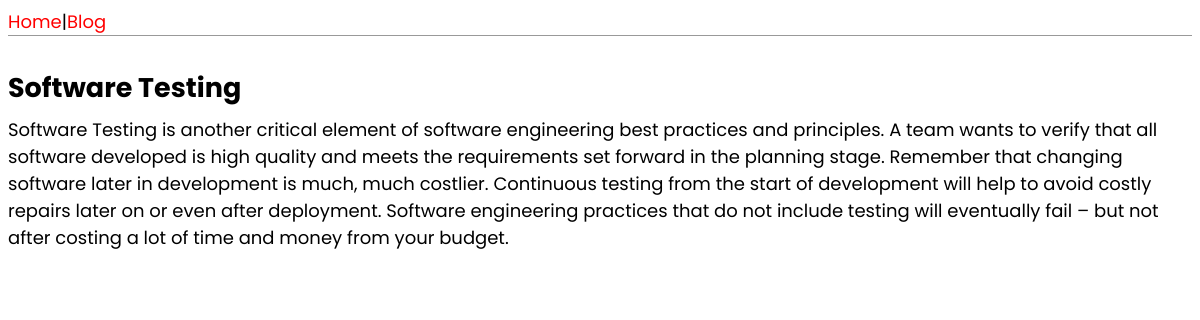
The app's page /blog/2/ with its own data.
### pages/models.py (models this page shows, shortened)
class Blog(models.Model):
    title = models.CharField(max_length=200)
    author = models.ForeignKey(
        'auth.User',
        on_delete=models.CASCADE,
    )
    body = models.TextField()

### pages/views.py (the view)
# urls.py: path('blog/<int:pk>/', BlogDetailView.as_view(), name='blog_detail')
class BlogDetailView(DetailView):
    model = Blog
    template_name = 'blog_detail.html'

### pages/templates/blog_detail.html
{% extends 'base.html' %}
{% block content %}
<div class="post-entry">
    <h2>{{ object.title }}</h2>
    <p>{{ object.body }}</p>
</div>
{% endblock %}

### static/css/base.css (style rules this page uses)
body { font-family: "Poppins", sans-serif; font-size: 18px; }
.post-entry { margin-bottom: 2rem; }
.post-entry h2 { margin: 0.5rem 0; }
.post-entry p { margin: 0; font-weight: 400; }

### records on screen
Blog: title "Software Testing", body "Software Testing is another critical element of software engineering best practices and principles. A team wants to verify that all software developed is high quality and meets the requirements set forward in the planning stage. Remember that changing software later in development is much, much costlier. Continuous testing from the start of development will help to avoid costly repairs later on or even after deployment. Software engineering practices that do not include testing will eventually fail – but not after costing a lot of time and money from your budget."
